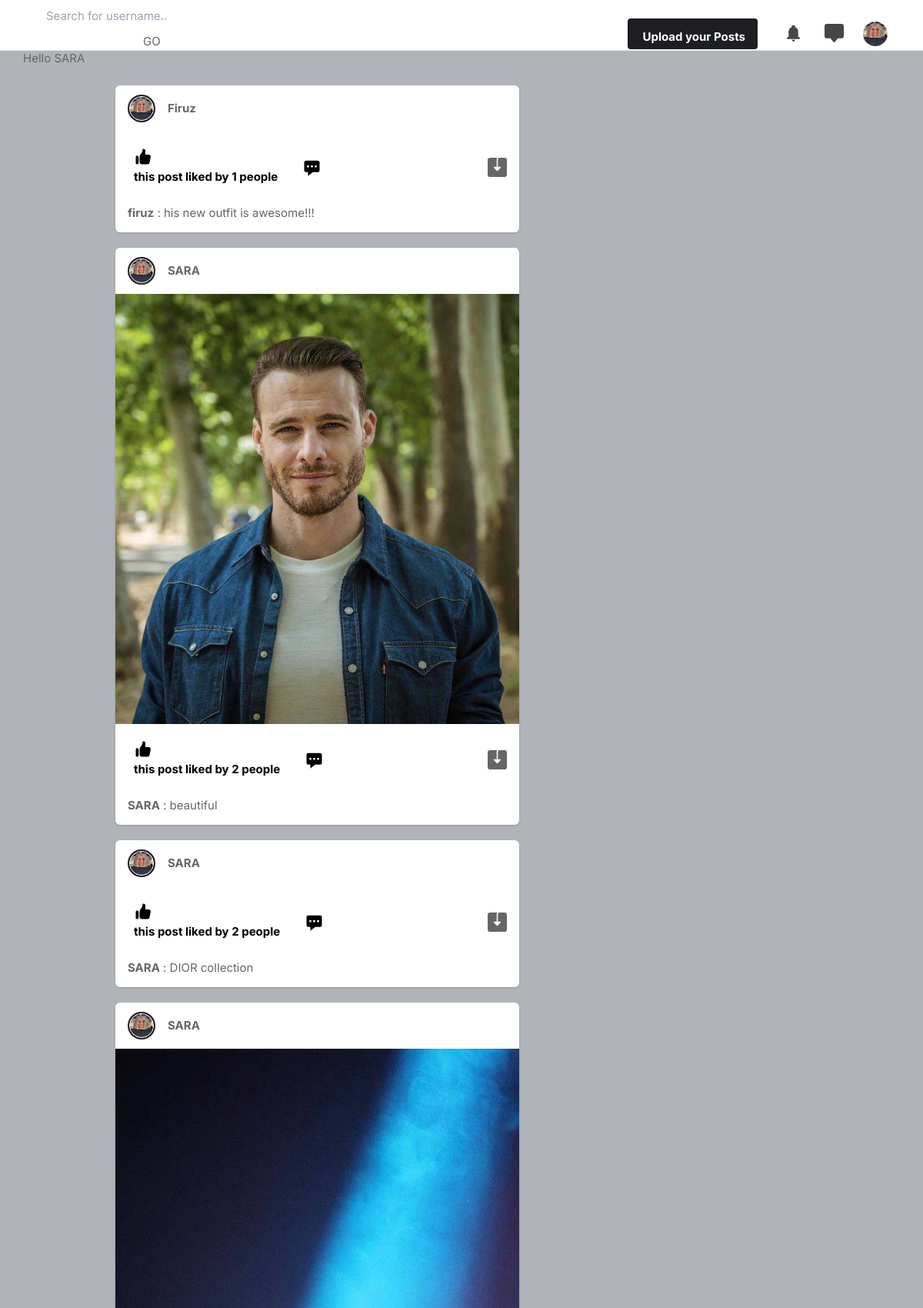
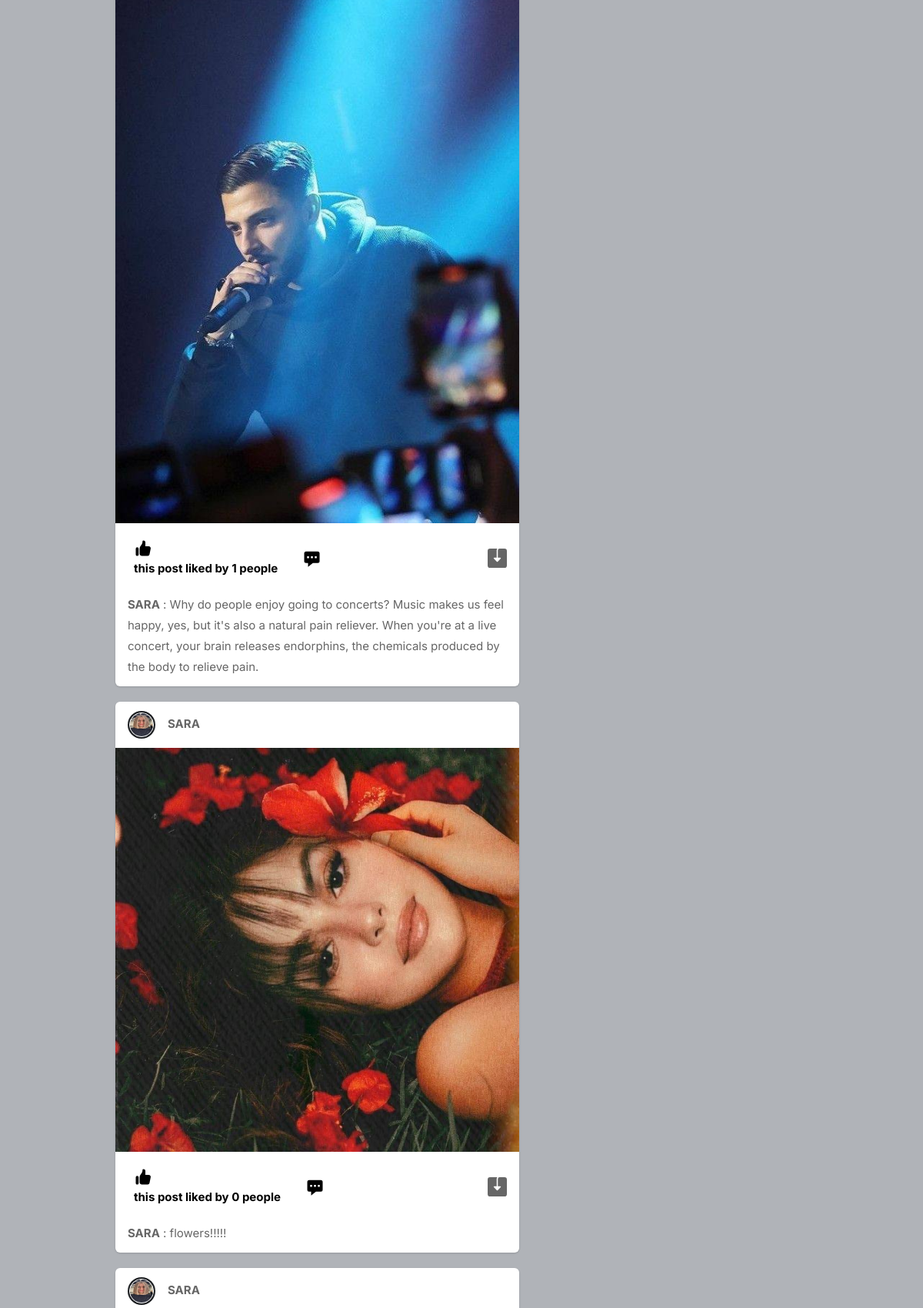
Screenshot of / (signed in, upper part) with the database file from the repository (2 pictures, top to bottom).
### main/models.py (models this page shows, shortened)
class Profile(models.Model):
    user = models.ForeignKey(User,on_delete=models.CASCADE)
    id_user = models.IntegerField()
    bio= models.TextField(blank=True)
    pro_photo = models.ImageField(upload_to='profilephotos',default='blank-mages.png')

class Post(models.Model):
    id = models.UUIDField(primary_key=True,default=uuid.uuid4)
    user = models.CharField(max_length=100)
    content = models.ImageField(upload_to='postsimg')
    captions = models.TextField(max_length=120)
    created_at = models.DateTimeField(default=datetime.now)
    no_likes = models.IntegerField(default=0)
    video = models.FileField(upload_to='videos_uploaded', null=True,
    validators=[FileExtensionValidator(allowed_extensions=['MOV', 'avi', 'mp4', 'webm', 'mkv'])])

### main/views.py (the view)
# urls.py: path('', views.index, name='index'),
def index(request):
    all_posts=Post.objects.all()
    user_object=User.objects.get(username=request.user.username)
    user_profile=Profile.objects.get(user=user_object)
    return render(request,'index.html',{'user_profile': user_profile,'all_posts':all_posts})

### templates/index.html (shortened to what this page needs)
{% load static %}
<!DOCTYPE html>
<html lang="en" xmlns="http://www.w3.org/1999/html">
<head>
    <link rel="stylesheet" href="{% static 'assets/css/icons.css' %}">
    <link rel="stylesheet" href="{% static 'assets/css/uikit.css' %}">
    <link rel="stylesheet" href="{% static 'assets/css/style.css' %}">
    <link rel="stylesheet" href="{% static 'assets/css/tailwind.css' %}">
</head>
<body>
            <header>
                <div class="header_inner">
                    <form action="search" method="POST">
                    <div class="left-side">
                        <div class="header_search">
                                <input type="text" name="username" placeholder="Search for username..">
                                <button type="submit">GO</button>
                        </div>
                    </div>
                    <div class="center">
                        Hello {{ user.username }}
                    </div>
                    </form>
                    <div class="right-side lg:pr-4">
                        <a href="#"
                            class="bg-pink-500 flex font-bold hidden hover:bg-pink-600 hover:text-white inline-block items-center lg:block max-h-10 mr-4 px-4 py-2 rounded shado text-white">
                              Upload your Posts
                        </a>
                        <a href="#" class="header-links-item">
                        </a>
                        <a href="#" class="header-links-item">
                        </a>
                        <a href="#">
                            <img src="{{user_profile.pro_photo.url}}" class="header-avatar" alt="">
                        </a>
                    </div>
                </div>
            </header>
            <div class="container m-auto">
                <div class="lg:flex justify-center lg:space-x-10 lg:space-y-0 space-y-5">
                    <div class="space-y-5 flex-shrink-0 lg:w-7/12">
                        {% for post in all_posts reversed %}
                        <div class="bg-white shadow rounded-md  -mx-2 lg:mx-0">
                            <div class="flex justify-between items-center px-4 py-3">
                                <div class="flex flex-1 items-center space-x-4">
                                    <a href="#">
                                        <div class="bg-gradient-to-tr from-yellow-600 to-pink-600 p-0.5 rounded-full">
                                            <img src="{{user_profile.pro_photo.url}}" class="bg-gray-200 border border-white rounded-full w-8 h-8">
                                        </div>
                                    </a>
                                    <span class="block capitalize font-semibold "> <a href="#"><strong>{{ post.user }}</strong></a> </span>
                                </div>
                              <div>
                                <a href="#"> <i class="icon-feather-more-horizontal text-2xl hover:bg-gray-200 rounded-full p-2 transition -mr-1 "></i> </a>
                              </div>
                            </div>
                            <div uk-lightbox>
                                <a href="{{ post.content.url }}">
                                    <img src="{{ post.content.url }}" alt="">
                                </a>
                            </div>
                            <div class="py-3 px-4 space-y-3">
                                <div class="flex space-x-4 lg:font-bold">
                                    <a href="/like?post_id={{post.id}}" class="flex items-center space-x-2">
                                        <div class="p-2 rounded-full text-black">
                                            <p>this post liked by {{ post.no_likes }} people </p>
                                        </div>
                                    </a>
                                    <a href="#" class="flex items-center space-x-2">
                                        <div class="p-2 rounded-full text-black">
                                            <svg xmlns="http://www.w3.org/2000/svg" viewBox="0 0 20 20" fill="currentColor" width="25" height="25" class="">
                                                <path fill-rule="evenodd" d="M18 5v8a2 2 0 01-2 2h-5l-5 4v-4H4a2 2 0 01-2-2V5a2 2 0 012-2h12a2 2 0 012 2zM7 8H5v2h2V8zm2 0h2v2H9V8zm6 0h-2v2h2V8z" clip-rule="evenodd" />
                                            </svg>
                                        </div>
                                    </a>
                                    <a href="#" class="flex items-center space-x-2 flex-1 justify-end">
                                    </a>
                                </div>
                                <p>
                                <a href="#"><strong>{{ post.user }}</strong></a> : {{ post.captions }}
                                </p>
                            </div>
                        </div>
                        {% endfor %}
                    </div>
                    <div class="lg:w-5/12">
                    </div>
                </div>
            </div>
</body>
</html>

### static/assets/css/style.css (style rules this page uses)
body { background-color: #B0B3B8!important; }
button { vertical-align: middle; }
input { height: 48px; line-height: 48px; padding: 0 20px; outline: none; font-size: 15px; color: #808080; max-width: 100%; width: 100%; -webkit-box-sizing: border-box; box-sizing: border-box; display: block; font-weight: 400; opacity: 1; border-radius: 4px; border: none; -webkit-box-shadow: 0 1px 4px 0px rgba(0, 0, 0, 0.12); box-shadow: 0 1px 4px 0px rgba(0, 0, 0, 0.12); }
input[type="text"], input[type="password"], input[type="email"], input[type="number"] { height: 48px; line-height: 48px; padding: 0 20px; outline: none; font-size: 15px; color: #808080; max-width: 100%; width: 100%; -webkit-box-sizing: border-box; box-sizing: border-box; display: block; font-weight: 400; opacity: 1; border-radius: 4px; border: none; -webkit-box-shadow: 0 1px 4px 0px rgba(0, 0, 0, 0.12); box-shadow: 0 1px 4px 0px rgba(0, 0, 0, 0.12); }
input { -webkit-transition: all 0.1s ease-in-out; transition: all 0.1s ease-in-out; }
::placeholder { color: #808080; opacity: 1; }
button { border: none; margin: 0; padding: 0; width: auto; overflow: visible; background: transparent; color: inherit; font: inherit; line-height: normal; cursor: pointer; }
a { color: #be185d; -webkit-transition: 0.3s; transition: 0.3s; outline: none !important; }
button { outline: none !important; }
img { max-width: 100%; }
body { color: #666; font-size: 15px; line-height: 27px; background-color: #f0f2f5; font-family: "Inter", sans-serif; text-transform: none; }
body p { font-size: 15px; line-height: 27px; }
input[type="text"], input[type="password"], input[type="email"] { font-family: "Inter", sans-serif; text-transform: none; }
button, body .pac-container { font-family: "Inter", sans-serif; text-transform: none; }
b, strong { font-weight: 700 !important; }
@media (min-width: 1024px) { .container { max-width: 900px !important; padding-top: 45px; } }
header { background-color: #fff; left: 0; right: 0; top: 0; z-index: 99; height: 66px; display: -webkit-box; display: -ms-flexbox; display: flex; -webkit-box-align: center; -ms-flex-align: center; align-items: center; border-bottom: 1px solid #e5e7eb; }
header .header_inner { display: -webkit-box; display: -ms-flexbox; display: flex; -webkit-box-align: center; -ms-flex-align: center; align-items: center; max-width: 1090px; margin: auto; width: 100%; max-width: 100% !important; padding: 0 30px; }
header .header_inner .left-side { display: -webkit-box; display: -ms-flexbox; display: flex; -webkit-box-align: center; -ms-flex-align: center; align-items: center; }
header .header_inner .left-side .header_search { position: relative; }
header .header_inner .left-side .header_search input { margin: 0; height: 42px; -webkit-box-shadow: none; box-shadow: none; padding-left: 30px; width: 400px; background-color: transparent; }
header .header_inner .right-side { display: -webkit-box; display: -ms-flexbox; display: flex; -webkit-box-align: center; -ms-flex-align: center; align-items: center; -webkit-box-pack: end; -ms-flex-pack: end; justify-content: flex-end; margin-left: auto; }
header .header_inner .right-side .header-links-item { padding: 10px; margin-left: 8px; }
header .header_inner .right-side .header-links-item svg { width: 25px; height: 25px; color: #464646; }
header .header_inner .right-side .header-avatar { width: 32px; height: 32px; border-radius: 100%; margin-left: 15px; }

### rows the page displays
Profile: pro_photo (picture)
Post: pro_photo (picture), user "Firuz", no_likes "1", user "firuz", captions "his new outfit is awesome!!!"
Post: pro_photo (picture), user "SARA", content (picture), no_likes "2", captions "beautiful"
Post: pro_photo (picture), user "SARA", no_likes "2", captions "DIOR collection"
Post: pro_photo (picture), user "SARA", content (picture), no_likes "1", captions "Why do people enjoy going to concerts? Music makes us feel happy, yes, but it's also a natural pain reliever. When you're at a live concert, your brain releases endorphins, the chemicals produced by the body to relieve pain."
Post: pro_photo (picture), user "SARA", content (picture), no_likes "0", captions "flowers!!!!!"
Post: pro_photo (picture), user "SARA"

### other values shown
{{ user.username }} "SARA"
